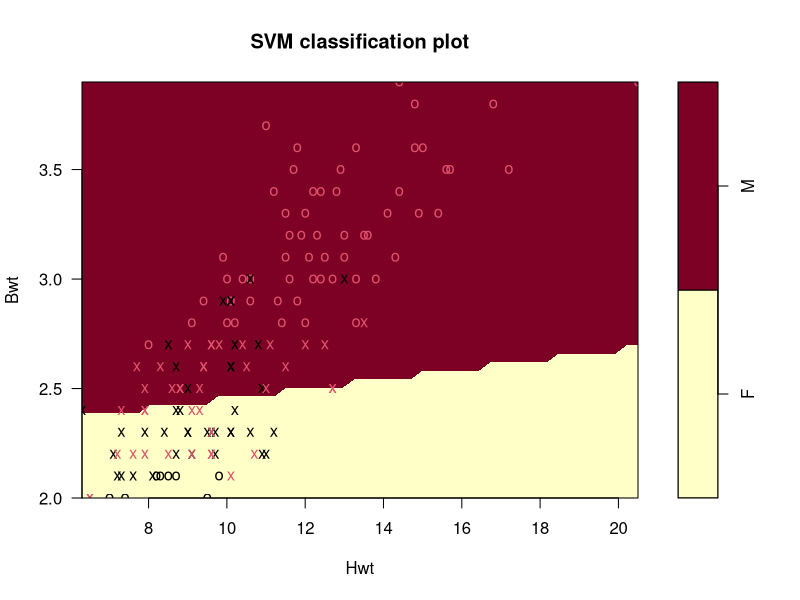
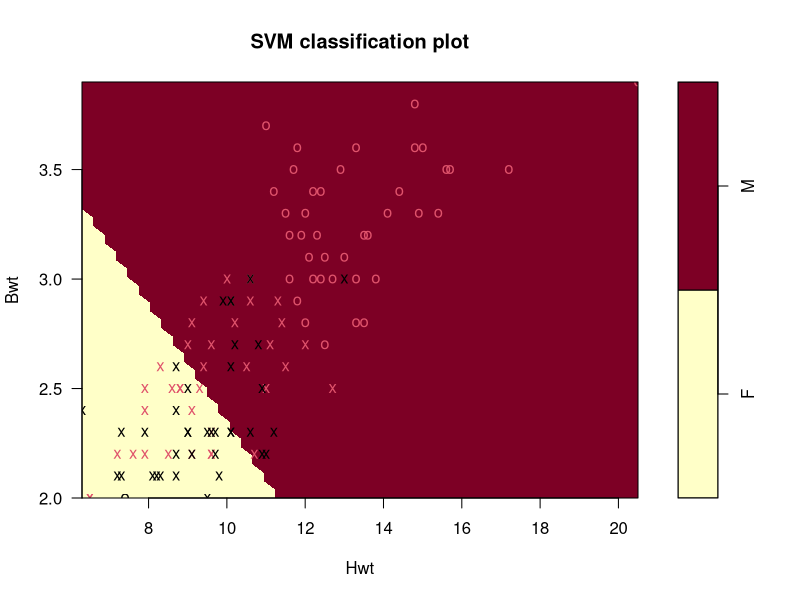

Reproduce these figures in R, in order.
# Setup
library(e1071)
data(cats,package="MASS")
inputData <- data.frame(cats[,c(2,3)] ,response =as.factor(cats$Sex))

# linear SVM
svmfit <- svm(response ~ ., data=inputData, kernel="linear",cost=10,scale=FALSE)
plot(svmfit,inputData)

compareTable <- table (inputData$response, predict(svmfit))  # tabulate

print(compareTable)

## Tuning
# Prepare training and test data
set.seed(100) # for reproducing results
rowIndices <- 1 : nrow(inputData) # prepare row indices
sampleSize <- 0.8 * length(rowIndices) # training sample size
trainingRows <- sample (rowIndices, sampleSize) # random sampling
trainingData <- inputData[trainingRows, ] # training data
testData <- inputData[-trainingRows, ] # test data
tuned <- tune.svm(response ~., data = trainingData, gamma = 10^(-6:-1), cost = 10^(1:2)) # tune
summary (tuned) # to select best gamma and cost

svmfit <- svm (response ~ ., data = trainingData, kernel = "radial", cost = 100, gamma=0.001, scale = FALSE) # radial svm, scaling turned OFF
print(svmfit)
plot(svmfit, trainingData)
compareTable <- table (testData$response, predict(svmfit, testData))  # comparison table
mean(testData$response != predict(svmfit, testData)) # 13.79% misclassification error
